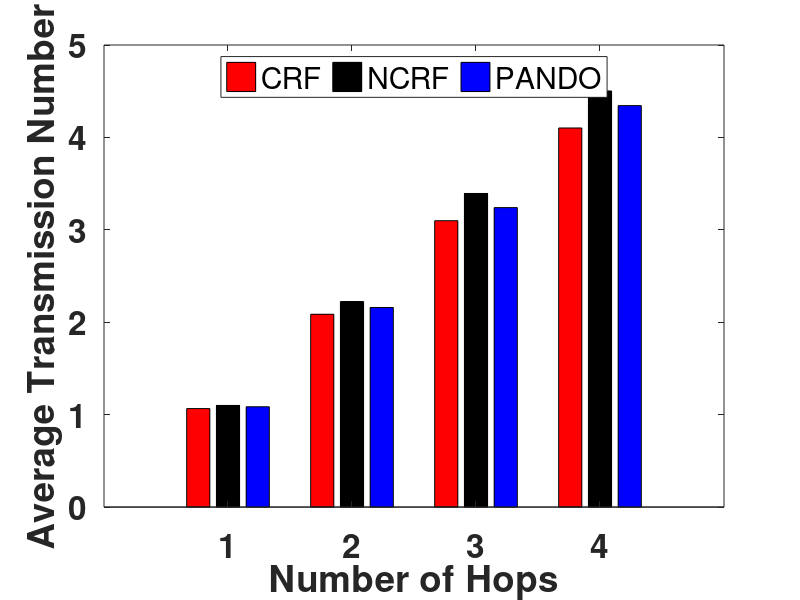

Reproduce this figure in MATLAB.
close all;
clear;
clc;
   
neweva = [1, 1.0657, 1.0997, 1.0856;
         2, 2.0863, 2.2242, 2.1596;
         3, 3.0986, 3.3934, 3.2405;
         4, 4.1020, 4.5027, 4.3442]



fig = figure('Position',[0 250 800 350]); 
h = bar(neweva(:,1)',neweva(:,2:4));
set(h(1),'FaceColor','red');
set(h(2),'FaceColor','black');
set(h(3),'FaceColor','blue');

ylabel('Average Transmission Number');
xlabel('Number of Hops');

xticks([1 2 3 4]);
xticklabels({'1','2','3','4'});

legend('CRF','NCRF', 'PANDO', 'Location','north','Orientation','horizontal');
set(gca,'FontSize',24,'FontWeight', 'bold');


%     print -deps FDDutyCycle
saveas(gca, 'TranHop.eps','epsc');
